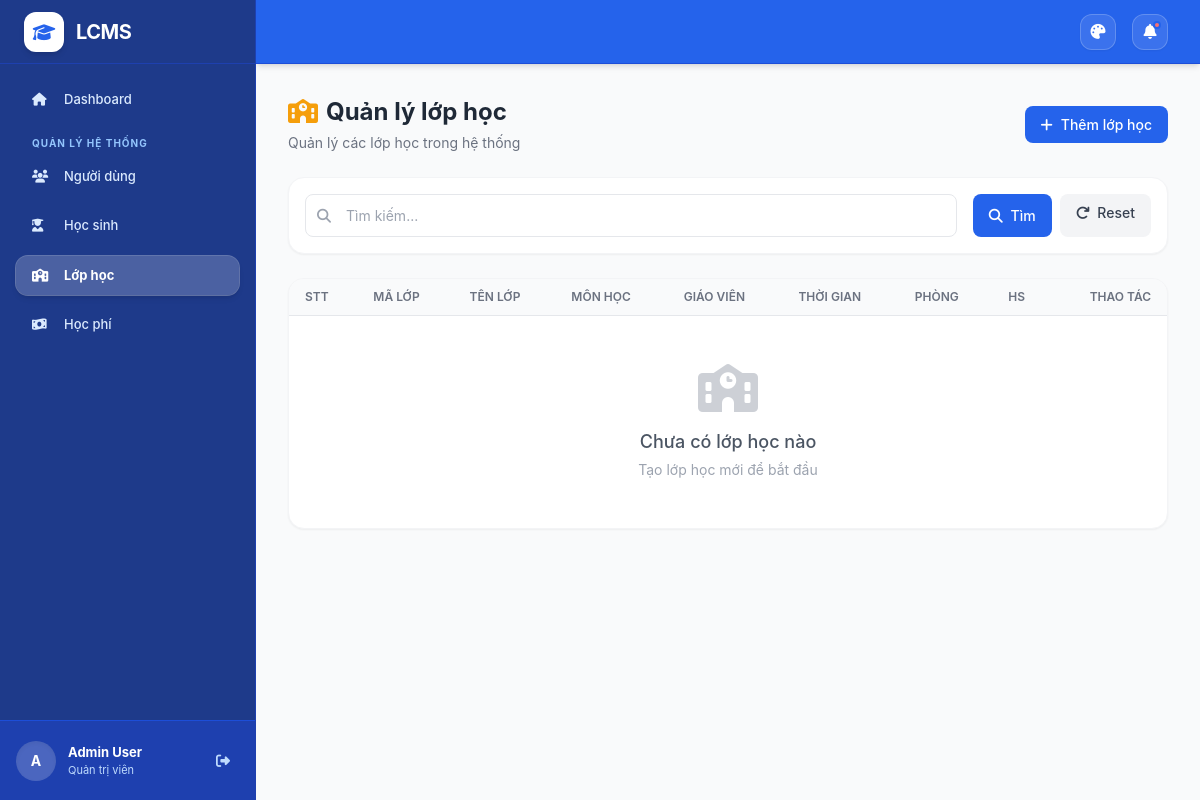
The page /classes/ (signed in) on the database as committed earlier.
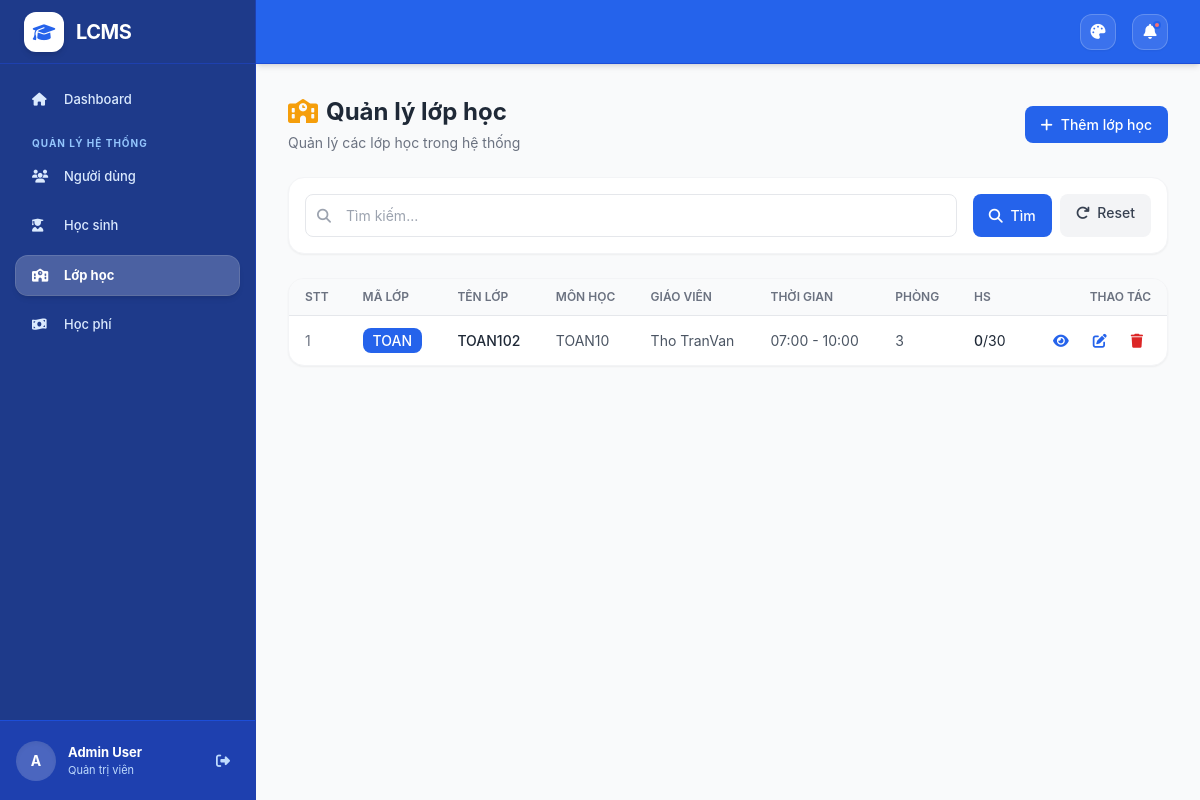
The same page on the database as committed later.
### classes/models.py (models this page shows, shortened)
class Class(models.Model):
    class_code = models.CharField(max_length=50, unique=True)
    class_name = models.CharField(max_length=200)
    subject = models.ForeignKey(Subject, on_delete=models.CASCADE, related_name="classes")
    teacher = models.ForeignKey(User, on_delete=models.CASCADE, related_name="teaching_classes", limit_choices_to={"role": "teacher"})
    assistants = models.ManyToManyField(User, related_name="assistant_classes", blank=True, limit_choices_to={"role": "assistant"})
    schedule_days = models.CharField(max_length=50, blank=True, help_text="e.g., '2,4,6' for Mon=1, Sun=7")
    start_time = models.TimeField(null=True, blank=True)
    end_time = models.TimeField(null=True, blank=True)
    room = models.CharField(max_length=100, blank=True)
    max_students = models.IntegerField(default=30)
    is_active = models.BooleanField(default=True)
    created_at = models.DateTimeField(auto_now_add=True)
    class Meta:
        db_table = "classes"
        ordering = ["-created_at"]
    def get_student_count(self):
        return self.enrollments.filter(status="active").count()

class Subject(models.Model):
    subject_name = models.CharField(max_length=200)
    description = models.TextField(blank=True)
    is_active = models.BooleanField(default=True)
    class Meta:
        db_table = "subjects"
        ordering = ["subject_name"]

### accounts/models.py (models this page shows, shortened)
class User(AbstractUser):
    ROLE_CHOICES = [
        ("admin", "Quản trị viên"),
        ("teacher", "Giáo viên"),
        ("assistant", "Trợ giảng"),
        ("parent", "Phụ huynh"),
    ]
    GENDER_CHOICES = [
        ("male", "Nam"),
        ("female", "Nữ"),
        ("other", "Khác"),
    ]
    domain = models.CharField(max_length=100, unique=True, blank=True)
    gender = models.CharField(max_length=10, choices=GENDER_CHOICES, blank=True)
    phone = models.CharField(max_length=20, blank=True)
    email = models.EmailField(blank=True)
    role = models.CharField(max_length=20, choices=ROLE_CHOICES, default="teacher")
    class Meta:
        db_table = "users"
        ordering = ["-date_joined"]

### classes/views.py (the view, shortened to what this page needs)
# urls.py: path('classes/', views.class_list, name='list'),
@login_required
def class_list(request):
    if request.user.role != 'admin':
        messages.error(request, 'Bạn không có quyền truy cập trang này.')
        return redirect('dashboard')
    classes = Class.objects.all().select_related('subject', 'teacher')
    search = request.GET.get('search', '')
    paginator = Paginator(classes, 30)
    page_number = request.GET.get('page')
    page_obj = paginator.get_page(page_number)
    return render(request, 'classes/list.html', {
        'page_obj': page_obj,
        'search': search,
    })

### templates/classes/list.html (shortened to what the changed rows need)
{% extends "base.html" %}
{% block content %}
<div class="fade-in">
    <div class="flex flex-col sm:flex-row sm:items-center sm:justify-between gap-4 mb-6">
        <div>
            <h1 class="text-2xl font-bold text-gray-800">
                <i class="fas fa-school text-amber-500 mr-2"></i>Quản lý lớp học
            </h1>
        </div>
    </div>
    <div class="card overflow-hidden">
        <div class="overflow-x-auto">
            <table class="w-full">
                <thead class="bg-gray-50 border-b border-gray-200">
                    <tr>
                        <th class="px-4 py-2.5 text-left text-xs font-semibold text-gray-500 uppercase">STT</th>
                        <th class="px-4 py-2.5 text-left text-xs font-semibold text-gray-500 uppercase">Mã lớp</th>
                        <th class="px-4 py-2.5 text-left text-xs font-semibold text-gray-500 uppercase">Tên lớp</th>
                        <th class="px-4 py-2.5 text-left text-xs font-semibold text-gray-500 uppercase">Môn học</th>
                        <th class="px-4 py-2.5 text-left text-xs font-semibold text-gray-500 uppercase">Giáo viên</th>
                        <th class="px-4 py-2.5 text-left text-xs font-semibold text-gray-500 uppercase">Thời gian</th>
                        <th class="px-4 py-2.5 text-left text-xs font-semibold text-gray-500 uppercase">Phòng</th>
                        <th class="px-4 py-2.5 text-left text-xs font-semibold text-gray-500 uppercase">HS</th>
                        <th class="px-4 py-2.5 text-right text-xs font-semibold text-gray-500 uppercase">Thao tác</th>
                    </tr>
                </thead>
                <tbody class="divide-y divide-gray-100">
                    {% for class_obj in page_obj %}
                    <tr class="hover:bg-gray-50 transition-colors">
                        <td class="px-4 py-1.5 text-sm text-gray-500">{{ forloop.counter|add:page_obj.start_index|add:-1 }}</td>
                        <td class="px-4 py-1.5">
                            <span class="px-2.5 py-1 bg-primary-600 text-white rounded-lg text-sm font-medium">{{ class_obj.class_code }}</span>
                        </td>
                        <td class="px-4 py-1.5 font-medium text-gray-800">{{ class_obj.class_name }}</td>
                        <td class="px-4 py-1.5 text-sm text-gray-600">{{ class_obj.subject.subject_name }}</td>
                        <td class="px-4 py-1.5 text-sm text-gray-600">{{ class_obj.teacher.get_full_name }}</td>
                        <td class="px-4 py-1.5 text-sm text-gray-600">
                            {% if class_obj.start_time %}{{ class_obj.start_time|time:"H:i" }} - {{ class_obj.end_time|time:"H:i" }}{% else %}-{% endif %}
                        </td>
                        <td class="px-4 py-1.5 text-sm text-gray-600">{{ class_obj.room|default:"-" }}</td>
                        <td class="px-4 py-1.5 text-sm">
                            <span class="font-medium">{{ class_obj.get_student_count }}</span>/{{ class_obj.max_students }}
                        </td>
                        <td class="px-4 py-1.5 text-right">
                            <div class="flex items-center justify-end gap-2">
                                <a href="{% url 'classes:detail' class_obj.id %}"
                                   hx-get="{% url 'classes:detail' class_obj.id %}"
                                   hx-target="#main-content" hx-select="#main-content" hx-swap="outerHTML"
                                   hx-push-url="true"
                                   class="p-2 text-blue-600 hover:bg-blue-50 rounded-lg transition-colors" title="Xem">
                                    <i class="fas fa-eye"></i>
                                </a>
                                <a href="{% url 'classes:edit' class_obj.id %}"
                                   hx-get="{% url 'classes:edit' class_obj.id %}"
                                   hx-target="#main-content" hx-select="#main-content" hx-swap="outerHTML"
                                   hx-push-url="true"
                                   class="p-2 text-primary-600 hover:bg-primary-50 rounded-lg transition-colors" title="Sửa">
                                    <i class="fas fa-edit"></i>
                                </a>
                                <a href="{% url 'classes:delete' class_obj.id %}"
                                   hx-get="{% url 'classes:delete' class_obj.id %}"
                                   hx-target="#main-content" hx-select="#main-content" hx-swap="outerHTML"
                                   hx-push-url="true"
                                   class="p-2 text-red-600 hover:bg-red-50 rounded-lg transition-colors" title="Xóa">
                                    <i class="fas fa-trash"></i>
                                </a>
                            </div>
                        </td>
                    </tr>
                    {% empty %}
                    <tr>
                        <td colspan="9" class="px-6 py-12 text-center">
                            <div class="text-gray-400">
                                <i class="fas fa-school text-5xl mb-4 opacity-50"></i>
                                <h3 class="text-lg font-medium text-gray-600">Chưa có lớp học nào</h3>
                                <p class="text-sm mt-1">Tạo lớp học mới để bắt đầu</p>
                            </div>
                        </td>
                    </tr>
                    {% endfor %}
                </tbody>
            </table>
        </div>
    </div>
</div>
{% endblock %}

Rows that differ between the two databases and show on the page:
added Class: class_code "TOAN", class_name "TOAN102", subject.subject_name "TOAN10", teacher.get_full_name "Tho TranVan", start_time "07:00", end_time "10:00", room "3", get_student_count "0", max_students "30"
Other text that changed with them:
text no longer shown: "Chưa có lớp học nào Tạo lớp học mới để bắt đầu"
